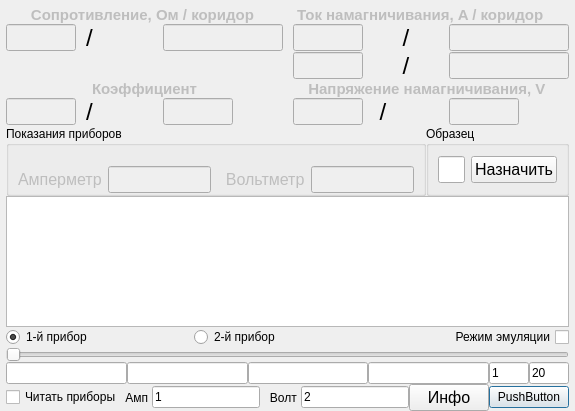
<?xml version="1.0" encoding="UTF-8"?>
<ui version="4.0">
 <class>Dialog</class>
 <widget class="QDialog" name="Dialog">
  <property name="geometry">
   <rect>
    <x>0</x>
    <y>0</y>
    <width>575</width>
    <height>411</height>
   </rect>
  </property>
  <property name="windowTitle">
   <string>Dialog</string>
  </property>
  <layout class="QVBoxLayout" name="verticalLayout_2">
   <property name="spacing">
    <number>0</number>
   </property>
   <property name="margin">
    <number>0</number>
   </property>
   <item>
    <layout class="QVBoxLayout" name="verticalLayout">
     <property name="leftMargin">
      <number>6</number>
     </property>
     <property name="topMargin">
      <number>6</number>
     </property>
     <property name="rightMargin">
      <number>6</number>
     </property>
     <item>
      <layout class="QGridLayout" name="gridLayout">
       <property name="horizontalSpacing">
        <number>10</number>
       </property>
       <item row="1" column="1">
        <widget class="QLineEdit" name="lineEdit">
         <property name="enabled">
          <bool>false</bool>
         </property>
         <property name="maximumSize">
          <size>
           <width>70</width>
           <height>16777215</height>
          </size>
         </property>
         <property name="font">
          <font>
           <pointsize>12</pointsize>
           <weight>75</weight>
           <bold>true</bold>
          </font>
         </property>
        </widget>
       </item>
       <item row="4" column="5">
        <widget class="QLineEdit" name="lineEdit_2">
         <property name="enabled">
          <bool>false</bool>
         </property>
         <property name="maximumSize">
          <size>
           <width>70</width>
           <height>16777215</height>
          </size>
         </property>
         <property name="font">
          <font>
           <pointsize>12</pointsize>
           <weight>75</weight>
           <bold>true</bold>
          </font>
         </property>
         <property name="readOnly">
          <bool>true</bool>
         </property>
        </widget>
       </item>
       <item row="4" column="1">
        <widget class="QLineEdit" name="lineEdit_3">
         <property name="enabled">
          <bool>false</bool>
         </property>
         <property name="maximumSize">
          <size>
           <width>70</width>
           <height>16777215</height>
          </size>
         </property>
         <property name="font">
          <font>
           <pointsize>12</pointsize>
           <weight>75</weight>
           <bold>true</bold>
          </font>
         </property>
         <property name="readOnly">
          <bool>true</bool>
         </property>
        </widget>
       </item>
       <item row="1" column="2">
        <widget class="QLabel" name="label_8">
         <property name="font">
          <font>
           <pointsize>18</pointsize>
           <weight>50</weight>
           <bold>false</bold>
          </font>
         </property>
         <property name="text">
          <string>/</string>
         </property>
        </widget>
       </item>
       <item row="4" column="2">
        <widget class="QLabel" name="label_9">
         <property name="font">
          <font>
           <pointsize>18</pointsize>
           <weight>50</weight>
           <bold>false</bold>
          </font>
         </property>
         <property name="text">
          <string>/</string>
         </property>
        </widget>
       </item>
       <item row="4" column="6">
        <widget class="QLabel" name="label_10">
         <property name="font">
          <font>
           <pointsize>18</pointsize>
          </font>
         </property>
         <property name="text">
          <string> / </string>
         </property>
        </widget>
       </item>
       <item row="1" column="3">
        <widget class="QLineEdit" name="lineEdit_7">
         <property name="enabled">
          <bool>false</bool>
         </property>
         <property name="maximumSize">
          <size>
           <width>120</width>
           <height>16777215</height>
          </size>
         </property>
         <property name="font">
          <font>
           <pointsize>12</pointsize>
           <weight>75</weight>
           <bold>true</bold>
          </font>
         </property>
         <property name="readOnly">
          <bool>true</bool>
         </property>
        </widget>
       </item>
       <item row="4" column="3">
        <widget class="QLineEdit" name="lineEdit_8">
         <property name="enabled">
          <bool>false</bool>
         </property>
         <property name="maximumSize">
          <size>
           <width>70</width>
           <height>16777215</height>
          </size>
         </property>
         <property name="font">
          <font>
           <pointsize>12</pointsize>
           <weight>75</weight>
           <bold>true</bold>
          </font>
         </property>
         <property name="readOnly">
          <bool>true</bool>
         </property>
        </widget>
       </item>
       <item row="4" column="7">
        <widget class="QLineEdit" name="lineEdit_9">
         <property name="enabled">
          <bool>false</bool>
         </property>
         <property name="maximumSize">
          <size>
           <width>70</width>
           <height>16777215</height>
          </size>
         </property>
         <property name="font">
          <font>
           <pointsize>12</pointsize>
           <weight>75</weight>
           <bold>true</bold>
          </font>
         </property>
         <property name="readOnly">
          <bool>true</bool>
         </property>
        </widget>
       </item>
       <item row="0" column="1" colspan="3">
        <widget class="QLabel" name="label">
         <property name="enabled">
          <bool>false</bool>
         </property>
         <property name="font">
          <font>
           <pointsize>11</pointsize>
           <weight>75</weight>
           <bold>true</bold>
          </font>
         </property>
         <property name="text">
          <string>Сопротивление, Ом / коридор </string>
         </property>
         <property name="alignment">
          <set>Qt::AlignCenter</set>
         </property>
        </widget>
       </item>
       <item row="3" column="1" colspan="3">
        <widget class="QLabel" name="label_3">
         <property name="enabled">
          <bool>false</bool>
         </property>
         <property name="font">
          <font>
           <pointsize>11</pointsize>
           <weight>75</weight>
           <bold>true</bold>
          </font>
         </property>
         <property name="text">
          <string>  Коэффициент  </string>
         </property>
         <property name="alignment">
          <set>Qt::AlignCenter</set>
         </property>
        </widget>
       </item>
       <item row="0" column="5" colspan="3">
        <widget class="QLabel" name="label_7">
         <property name="enabled">
          <bool>false</bool>
         </property>
         <property name="font">
          <font>
           <pointsize>11</pointsize>
           <weight>75</weight>
           <bold>true</bold>
          </font>
         </property>
         <property name="text">
          <string> Ток намагничивания, A / коридор  </string>
         </property>
         <property name="alignment">
          <set>Qt::AlignLeading|Qt::AlignLeft|Qt::AlignVCenter</set>
         </property>
        </widget>
       </item>
       <item row="3" column="5" colspan="3">
        <widget class="QLabel" name="label_2">
         <property name="enabled">
          <bool>false</bool>
         </property>
         <property name="font">
          <font>
           <pointsize>11</pointsize>
           <weight>75</weight>
           <bold>true</bold>
          </font>
         </property>
         <property name="mouseTracking">
          <bool>true</bool>
         </property>
         <property name="text">
          <string>Напряжение намагничивания, V  </string>
         </property>
         <property name="alignment">
          <set>Qt::AlignCenter</set>
         </property>
        </widget>
       </item>
       <item row="1" column="6">
        <widget class="QLabel" name="label_11">
         <property name="font">
          <font>
           <pointsize>18</pointsize>
          </font>
         </property>
         <property name="text">
          <string>/</string>
         </property>
         <property name="alignment">
          <set>Qt::AlignCenter</set>
         </property>
        </widget>
       </item>
       <item row="1" column="7">
        <widget class="QLineEdit" name="lineEdit_6">
         <property name="enabled">
          <bool>false</bool>
         </property>
         <property name="maximumSize">
          <size>
           <width>120</width>
           <height>16777215</height>
          </size>
         </property>
         <property name="font">
          <font>
           <pointsize>12</pointsize>
           <weight>75</weight>
           <bold>true</bold>
          </font>
         </property>
         <property name="readOnly">
          <bool>true</bool>
         </property>
        </widget>
       </item>
       <item row="1" column="5">
        <widget class="QLineEdit" name="lineEdit_10">
         <property name="enabled">
          <bool>false</bool>
         </property>
         <property name="maximumSize">
          <size>
           <width>70</width>
           <height>16777215</height>
          </size>
         </property>
         <property name="font">
          <font>
           <pointsize>12</pointsize>
          </font>
         </property>
         <property name="readOnly">
          <bool>true</bool>
         </property>
        </widget>
       </item>
       <item row="2" column="5">
        <widget class="QLineEdit" name="lineEdit_20">
         <property name="enabled">
          <bool>false</bool>
         </property>
         <property name="maximumSize">
          <size>
           <width>70</width>
           <height>16777215</height>
          </size>
         </property>
         <property name="font">
          <font>
           <pointsize>12</pointsize>
          </font>
         </property>
         <property name="readOnly">
          <bool>true</bool>
         </property>
        </widget>
       </item>
       <item row="2" column="6">
        <widget class="QLabel" name="label_14">
         <property name="font">
          <font>
           <pointsize>18</pointsize>
          </font>
         </property>
         <property name="text">
          <string>/</string>
         </property>
         <property name="alignment">
          <set>Qt::AlignCenter</set>
         </property>
        </widget>
       </item>
       <item row="2" column="7">
        <widget class="QLineEdit" name="lineEdit_21">
         <property name="enabled">
          <bool>false</bool>
         </property>
         <property name="maximumSize">
          <size>
           <width>120</width>
           <height>16777215</height>
          </size>
         </property>
         <property name="font">
          <font>
           <pointsize>12</pointsize>
          </font>
         </property>
         <property name="readOnly">
          <bool>true</bool>
         </property>
        </widget>
       </item>
      </layout>
     </item>
     <item>
      <layout class="QHBoxLayout" name="horizontalLayout_3">
       <item>
        <widget class="QGroupBox" name="groupBox">
         <property name="maximumSize">
          <size>
           <width>16777215</width>
           <height>16777215</height>
          </size>
         </property>
         <property name="title">
          <string>Показания приборов</string>
         </property>
         <layout class="QVBoxLayout" name="verticalLayout_3">
          <property name="topMargin">
           <number>0</number>
          </property>
          <property name="bottomMargin">
           <number>0</number>
          </property>
          <item>
           <widget class="QLabel" name="label_6">
            <property name="text">
             <string/>
            </property>
           </widget>
          </item>
          <item>
           <layout class="QGridLayout" name="gridLayout_2">
            <item row="1" column="0">
             <widget class="QLabel" name="label_4">
              <property name="enabled">
               <bool>false</bool>
              </property>
              <property name="font">
               <font>
                <pointsize>12</pointsize>
               </font>
              </property>
              <property name="text">
               <string>Амперметр</string>
              </property>
             </widget>
            </item>
            <item row="1" column="1">
             <widget class="QLineEdit" name="lineEdit_4">
              <property name="enabled">
               <bool>false</bool>
              </property>
              <property name="maximumSize">
               <size>
                <width>200</width>
                <height>16777215</height>
               </size>
              </property>
              <property name="font">
               <font>
                <pointsize>12</pointsize>
               </font>
              </property>
             </widget>
            </item>
            <item row="1" column="2">
             <widget class="QLabel" name="label_5">
              <property name="enabled">
               <bool>false</bool>
              </property>
              <property name="font">
               <font>
                <pointsize>12</pointsize>
               </font>
              </property>
              <property name="text">
               <string>  Вольтметр</string>
              </property>
             </widget>
            </item>
            <item row="1" column="3">
             <widget class="QLineEdit" name="lineEdit_5">
              <property name="enabled">
               <bool>false</bool>
              </property>
              <property name="maximumSize">
               <size>
                <width>200</width>
                <height>16777215</height>
               </size>
              </property>
              <property name="font">
               <font>
                <pointsize>12</pointsize>
               </font>
              </property>
             </widget>
            </item>
           </layout>
          </item>
         </layout>
        </widget>
       </item>
       <item>
        <widget class="QGroupBox" name="groupBox_2">
         <property name="maximumSize">
          <size>
           <width>200</width>
           <height>16777215</height>
          </size>
         </property>
         <property name="title">
          <string>Образец</string>
         </property>
         <layout class="QHBoxLayout" name="horizontalLayout_4">
          <item>
           <widget class="QLineEdit" name="lineEdit_11">
            <property name="maximumSize">
             <size>
              <width>100</width>
              <height>16777215</height>
             </size>
            </property>
            <property name="font">
             <font>
              <pointsize>12</pointsize>
             </font>
            </property>
            <property name="readOnly">
             <bool>true</bool>
            </property>
           </widget>
          </item>
          <item>
           <widget class="QPushButton" name="pushButton_3">
            <property name="font">
             <font>
              <pointsize>12</pointsize>
             </font>
            </property>
            <property name="focusPolicy">
             <enum>Qt::NoFocus</enum>
            </property>
            <property name="text">
             <string>Назначить</string>
            </property>
            <property name="iconSize">
             <size>
              <width>32</width>
              <height>32</height>
             </size>
            </property>
           </widget>
          </item>
         </layout>
        </widget>
       </item>
      </layout>
     </item>
     <item>
      <widget class="QGraphicsView" name="graphicsView">
       <property name="alignment">
        <set>Qt::AlignLeading|Qt::AlignLeft|Qt::AlignTop</set>
       </property>
      </widget>
     </item>
     <item>
      <layout class="QHBoxLayout" name="horizontalLayout_2">
       <item>
        <widget class="QRadioButton" name="radioButton">
         <property name="text">
          <string>1-й прибор</string>
         </property>
         <property name="checked">
          <bool>true</bool>
         </property>
        </widget>
       </item>
       <item>
        <widget class="QRadioButton" name="radioButton_2">
         <property name="text">
          <string>2-й прибор</string>
         </property>
        </widget>
       </item>
       <item>
        <widget class="QCheckBox" name="checkBox">
         <property name="enabled">
          <bool>true</bool>
         </property>
         <property name="sizePolicy">
          <sizepolicy hsizetype="Minimum" vsizetype="Fixed">
           <horstretch>0</horstretch>
           <verstretch>0</verstretch>
          </sizepolicy>
         </property>
         <property name="maximumSize">
          <size>
           <width>16777212</width>
           <height>16777212</height>
          </size>
         </property>
         <property name="layoutDirection">
          <enum>Qt::RightToLeft</enum>
         </property>
         <property name="text">
          <string>Режим эмуляции</string>
         </property>
         <property name="checked">
          <bool>false</bool>
         </property>
        </widget>
       </item>
      </layout>
     </item>
     <item>
      <widget class="QSlider" name="horizontalSlider">
       <property name="enabled">
        <bool>true</bool>
       </property>
       <property name="orientation">
        <enum>Qt::Horizontal</enum>
       </property>
      </widget>
     </item>
     <item>
      <layout class="QHBoxLayout" name="horizontalLayout_5">
       <item>
        <widget class="QLineEdit" name="lineEdit_14"/>
       </item>
       <item>
        <widget class="QLineEdit" name="lineEdit_15"/>
       </item>
       <item>
        <widget class="QLineEdit" name="lineEdit_16"/>
       </item>
       <item>
        <widget class="QLineEdit" name="lineEdit_17"/>
       </item>
       <item>
        <widget class="QLineEdit" name="lineEdit_18">
         <property name="maximumSize">
          <size>
           <width>40</width>
           <height>16777215</height>
          </size>
         </property>
         <property name="text">
          <string>1</string>
         </property>
        </widget>
       </item>
       <item>
        <widget class="QLineEdit" name="lineEdit_19">
         <property name="maximumSize">
          <size>
           <width>40</width>
           <height>16777215</height>
          </size>
         </property>
         <property name="text">
          <string>20</string>
         </property>
        </widget>
       </item>
      </layout>
     </item>
     <item>
      <layout class="QHBoxLayout" name="horizontalLayout">
       <item>
        <widget class="QCheckBox" name="checkBox_2">
         <property name="text">
          <string>Читать приборы</string>
         </property>
        </widget>
       </item>
       <item>
        <widget class="QLabel" name="label_12">
         <property name="enabled">
          <bool>true</bool>
         </property>
         <property name="text">
          <string> Амп </string>
         </property>
        </widget>
       </item>
       <item>
        <widget class="QLineEdit" name="lineEdit_12">
         <property name="enabled">
          <bool>true</bool>
         </property>
         <property name="text">
          <string>1</string>
         </property>
        </widget>
       </item>
       <item>
        <widget class="QLabel" name="label_13">
         <property name="enabled">
          <bool>true</bool>
         </property>
         <property name="text">
          <string>   Волт </string>
         </property>
        </widget>
       </item>
       <item>
        <widget class="QLineEdit" name="lineEdit_13">
         <property name="enabled">
          <bool>true</bool>
         </property>
         <property name="text">
          <string>2</string>
         </property>
        </widget>
       </item>
       <item>
        <widget class="QPushButton" name="pushButton">
         <property name="font">
          <font>
           <pointsize>12</pointsize>
          </font>
         </property>
         <property name="focusPolicy">
          <enum>Qt::NoFocus</enum>
         </property>
         <property name="text">
          <string>Инфо</string>
         </property>
        </widget>
       </item>
       <item>
        <widget class="QPushButton" name="pushButton_2">
         <property name="text">
          <string>PushButton</string>
         </property>
        </widget>
       </item>
      </layout>
     </item>
    </layout>
   </item>
  </layout>
 </widget>
 <resources/>
 <connections/>
</ui>
